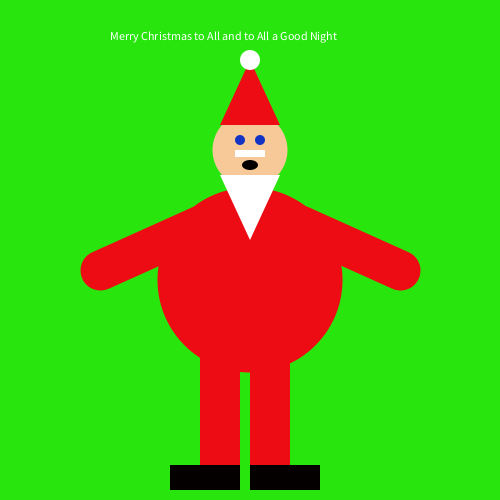
Frame 1 (no input)
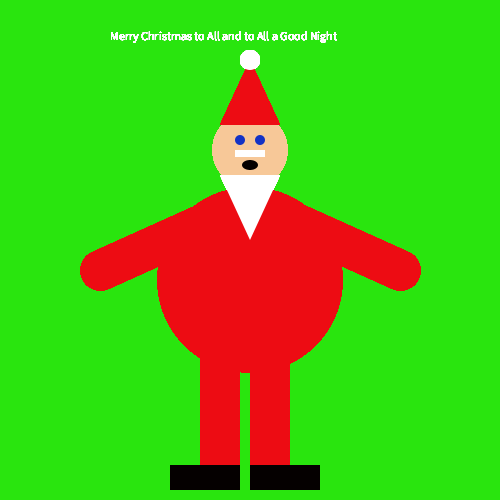
Frame 60 (the mouse pressed at the canvas centre just before this capture)
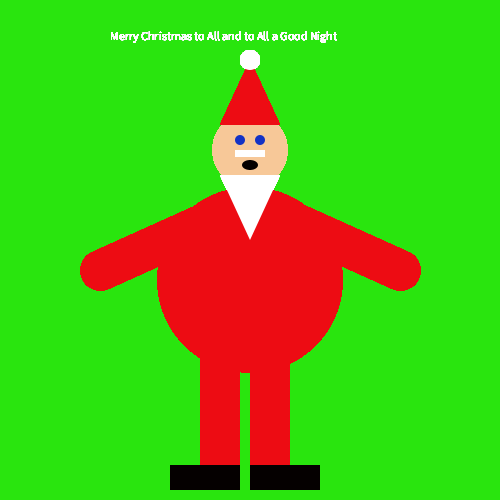
Frame 120 (the mouse held since frame 60 and released just before this capture)

The Processing sketch that drew these frames (run headless with seeded random() and noise(); from frame 60 on, the mouse is pressed at the canvas centre):

// Processing sketch: processing_124869
// ── processing_124869.pde

void setup()
{
size(500,500);
background(41,229,14);
}

void draw()
{
noStroke();
fill(247,200,152);
ellipse(250, 150, 75,75);
fill(237,12,19);
ellipse(250, 280, 185, 185);
//fill(237,12,19);
//rect(85, 200, 125,40);
//fill(237,12,19);
//rect(290, 200, 125, 40);
fill(237, 12, 19);
rect(250, 350, 40, 125);
fill(237, 12, 19);
rect(200, 350, 40, 125);
fill(5, 0, 0);
rect(170, 465, 70, 25);
fill(5, 0,0);
rect(250, 465, 70, 25);
fill(255, 255, 255);
triangle(220, 175, 280, 175, 250, 240); 
fill(255, 255, 255);
rect(235, 150, 30, 7);

fill(237,12,19);
triangle(220,125, 280, 125, 250, 60);
fill(20,50,196);
ellipse(260, 140, 10, 10);
fill(20,50,196);
ellipse(240, 140, 10, 10);
fill(5,0,0);
ellipse( 250, 165, 16, 10); 
fill(255,255,255);
ellipse(250, 60, 20, 20);
text("Merry Christmas to All and to All a Good Night", 110, 40);


strokeWeight(40);
stroke(237,12,19);
line(200,225, 100,270);
line(300,225, 400,270);

println(mouseX + " , " + mouseY);


}
